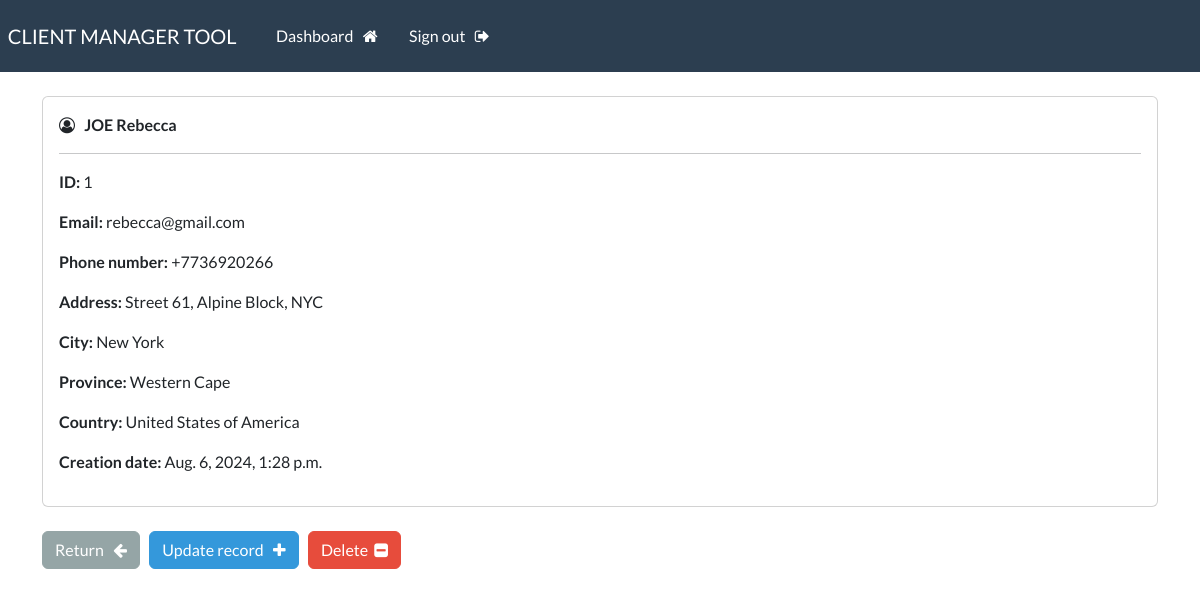
The page /record/1 (signed in) on the database its author committed.
### webapp/models.py (models this page shows, shortened)
class Record(models.Model):
    creation_date = models.DateTimeField(auto_now_add=True)
    first_name = models.CharField(max_length=100)
    last_name = models.CharField(max_length=100)
    email = models.CharField(max_length=255)
    phone = models.CharField(max_length=20)
    address = models.CharField(max_length=300)
    city = models.CharField(max_length=255)
    province = models.CharField(max_length=200)
    country = models.CharField(max_length=125)

### webapp/views.py (the view)
# urls.py: path('record/<int:pk>', views.singular_record, name = "record"),
@login_required(login_url='my-login')
def singular_record(request, pk):
    all_records = Record.objects.get(id=pk)
    context = {'record':all_records}
    return render(request, 'webapp/view-record.html', context=context)

### webapp/templates/webapp/view-record.html (shortened to what this page needs)
{% extends 'webapp/base.html' %}
{% block content %}
    <div class="card">
        <div class="card-body">
            <i class="fa fa-user-circle-o" aria-hidden="true"></i> &nbsp;
            <strong>
                {{record.last_name|upper}}
                {{record.first_name}}
            </strong>
            <hr>
            <p> <strong> ID: </strong> {{record.id}} </p>
            <p> <strong> Email: </strong> {{record.email}} </p>
            <p> <strong> Phone number: </strong> {{record.phone}} </p>
            <p> <strong> Address: </strong> {{record.address}} </p>
            <p> <strong> City: </strong> {{record.city}} </p>
            <p> <strong> Province: </strong> {{record.province}} </p>
            <p> <strong> Country: </strong> {{record.country}} </p>
            <p> <strong> Creation date: </strong> {{record.creation_date}} </p>
        </div>
    </div>
    <br>
    <a href="{% url 'dashboard' %}" class="btn btn-secondary"> Return &nbsp; <i class="fa fa-arrow-left" aria-hidden="true"></i> </a>
    <a href="{% url 'update-record' record.id %}" class="btn btn-info"> Update record &nbsp; <i class="fa fa-plus" aria-hidden="true"></i> </a>
    <a href="{% url 'delete-record' record.id  %}" class="btn btn-danger"> Delete &nbsp;<i class="fa fa-minus-square" aria-hidden="true"></i> </a>
{% endblock %}

### rows shown on the page
Record: last_name "JOE", first_name "Rebecca", id "1", email "rebecca@gmail.com", phone "+7736920266", address "Street 61, Alpine Block, NYC", city "New York", province "Western Cape", country "United States of America", creation_date "Aug. 6, 2024, 1:28 p.m."
